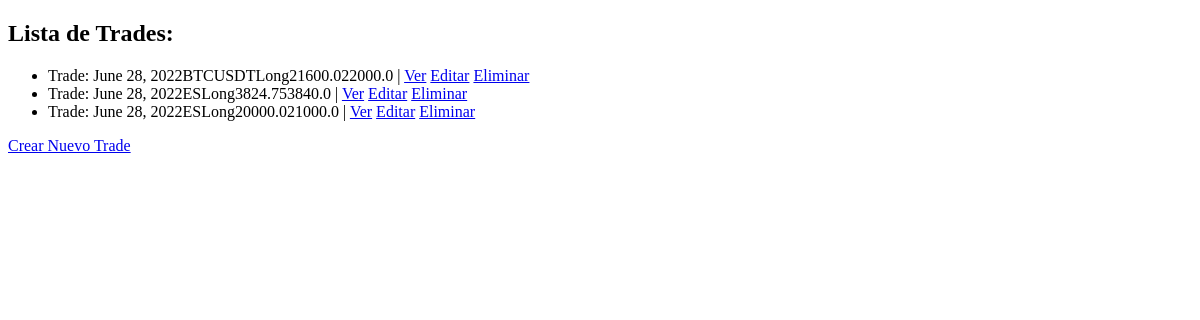
The page /tradingbook/trades/list on the database as committed earlier.
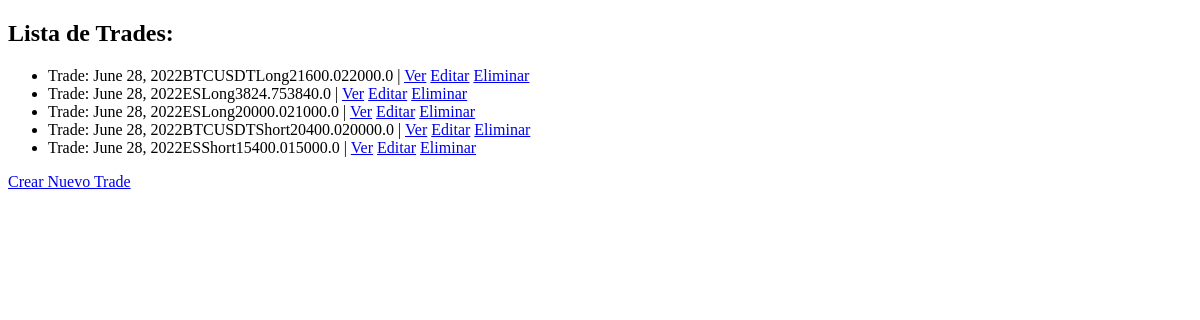
The same page on the database as committed later.
### tradingbookapp/models.py (models this page shows)
class Trade(models.Model):
    fecha = models.DateField("Fecha de operacion (mm/dd/yyyy)",auto_now_add=False,auto_now=False,blank=True,null=True)
    simbolo = models.CharField("Simbolo",max_length=30)
    posiciones = (
        (1,"Long"),
        (2,"Short")
    )
    posicion = models.PositiveSmallIntegerField("Posicion",choices=posiciones)
    entrada = models.FloatField("Precio Entrada",)
    target = models.FloatField("Target")
    stop = models.FloatField("stop")

### tradingbookapp/views.py (the view)
# urls.py: path('trades/list',views.TradesList.as_view(),name="Trades_list"),
class TradesList(ListView):#lista todos los estudiantes (read)
    model = Trade
    template_name = "tradingbookapp/trade_list.html"

### tradingbookapp/templates/tradingbookapp/trade_list.html (shortened to what this page needs)
<!DOCTYPE html>
<html lang="en">
<head>
</head>
<body>
    <h2> Lista de Trades:</h2>
    <ul>
        {%for trade in object_list %}
            <li>
                Trade: {{trade.fecha}}{{trade.simbolo}}{{trade.get_posicion_display}}{{trade.entrada}}{{trade.target}}{{trade.Stop}}  |
                <a href = "{% url 'Trades_detail' trade.id %}">Ver</a>
                <a href = "{% url 'Trades_update' trade.id %}">Editar</a>
                <a href = "{% url 'Trades_delete' trade.id %}">Eliminar</a>
            </li>
        {%endfor%}
    </ul>
    <a href="{% url 'Trades_create'%}"> Crear Nuevo Trade</a>
</body>
</html>

Rows that differ between the two databases and show on the page:
added Trade: fecha "June 28, 2022", simbolo "BTCUSDT", posicion "Short", entrada "20400.0", target "20000.0"
added Trade: fecha "June 28, 2022", simbolo "ES", posicion "Short", entrada "15400.0", target "15000.0"
